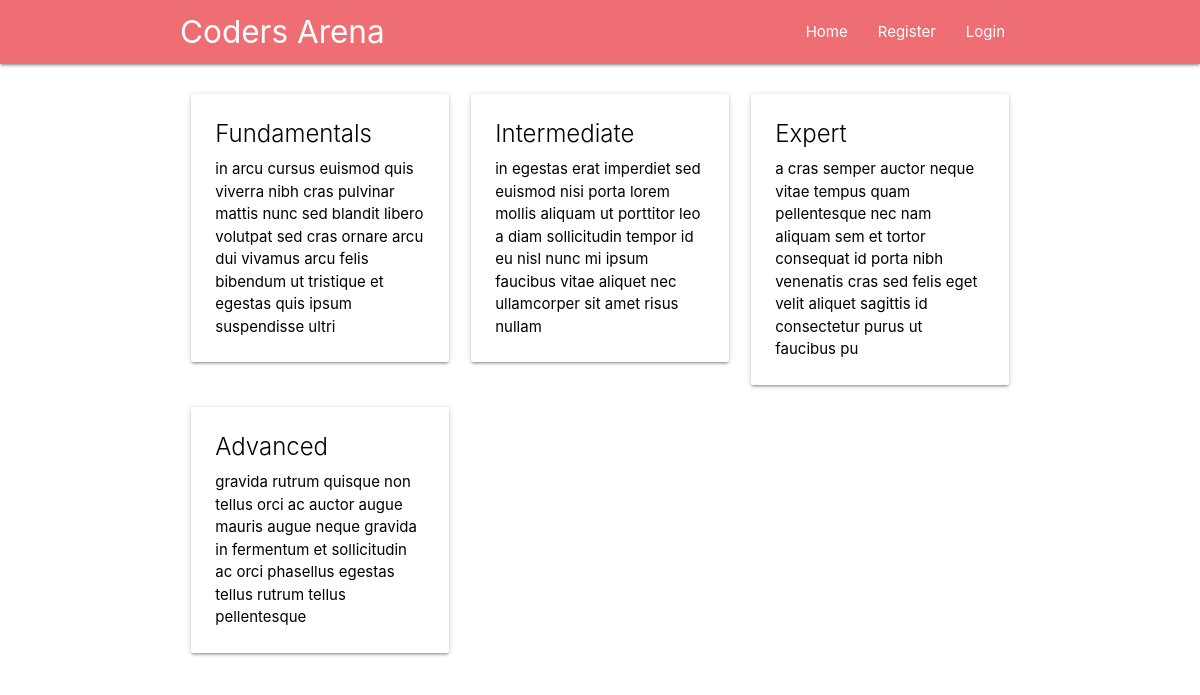
The page / on the database its author committed.
### main/models.py (models this page shows, shortened)
class TutorialCategory(models.Model):
	tutorial_category=models.CharField(max_length=200)
	category_summary=models.CharField(max_length=200)
	category_slug=models.CharField(max_length=200)
	class Meta:
		verbose_name_plural="Categories"

### main/views.py (the view)
# urls.py: path("",views.homepage,name="homepage"),
def homepage(request):
    return render(request=request,
                  template_name='main/categories.html',
                  context={"categories": TutorialCategory.objects.all})

### main/templates/main/categories.html
{% extends 'main/header.html' %}
{% block content %}
    <div class="row">
        {% for cat in categories %}
            <div class="col s12 m6 l4">
                <a href="{{cat.category_slug}}", style="color:#000">
                    <div class="card hoverable">
                        <div class="card-content">
                            <div class="card-title">{{cat.tutorial_category}}</div>
                            <p>{{cat.category_summary}}</p>
                        </div>
                    </div>
                </a>
            </div>
        {% endfor %}
    </div>
{% endblock %}

### main/templates/main/header.html (shortened to what this page needs)
<head>
    <link rel="stylesheet" href="https://cdnjs.cloudflare.com/ajax/libs/materialize/1.0.0/css/materialize.min.css">
</head>
<body>
	<nav>
	    <div class="container nav-wrapper">
	      <a href="/" class="brand-logo">Coders Arena</a>
	      <ul id="nav-mobile" class="right hide-on-med-and-down">
	        <li><a href="/">Home</a></li>
	        {% if user.is_authenticated %}
	        	<li><a href="/account">{{user.username|title}}</a></li>
	        	<li><a href="/logout">Logout</a></li>
	        {% else %}
	        	<li><a href="/register">Register</a></li>
	        	<li><a href="/login">Login</a></li>
	        {% endif %}
	      </ul>
	    </div>
  	</nav>
  	<div class="container">
  		<br>
  		{% block content %}
  		{% endblock %}
  	</div>
</body>

### rows shown on the page
TutorialCategory: tutorial_category "Fundamentals", category_summary "in arcu cursus euismod quis viverra nibh cras pulvinar mattis nunc sed blandit libero volutpat sed cras ornare arcu dui vivamus arcu felis bibendum ut tristique et egestas quis ipsum suspendisse ultri"
TutorialCategory: tutorial_category "Intermediate", category_summary "in egestas erat imperdiet sed euismod nisi porta lorem mollis aliquam ut porttitor leo a diam sollicitudin tempor id eu nisl nunc mi ipsum faucibus vitae aliquet nec ullamcorper sit amet risus nullam"
TutorialCategory: tutorial_category "Expert", category_summary "a cras semper auctor neque vitae tempus quam pellentesque nec nam aliquam sem et tortor consequat id porta nibh venenatis cras sed felis eget velit aliquet sagittis id consectetur purus ut faucibus pu"
TutorialCategory: tutorial_category "Advanced", category_summary "gravida rutrum quisque non tellus orci ac auctor augue mauris augue neque gravida in fermentum et sollicitudin ac orci phasellus egestas tellus rutrum tellus pellentesque"
